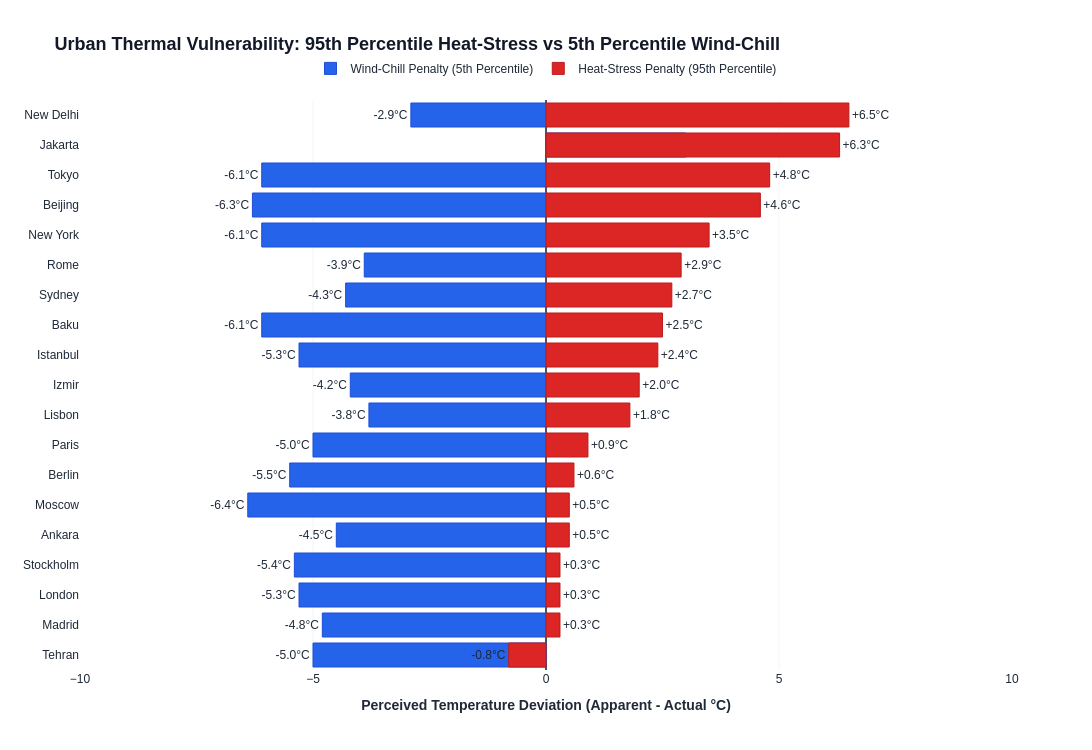

Source (notebook cell):
### Code cell
# Query P95 Heat-Stress and P05 Wind-Chill per Metropolis
sql_city_extremes = """
WITH deltas AS (
    SELECT 
        city,
        apparent_temperature - temperature_2m AS delta
    FROM weather_data
    WHERE year BETWEEN 2017 AND 2025
)
SELECT 
    city,
    ROUND(QUANTILE_CONT(delta, 0.95), 2) AS p95_heat_stress,
    ROUND(QUANTILE_CONT(delta, 0.05), 2) AS p05_wind_chill,
    ROUND(MAX(delta), 2) AS max_heat_spike,
    ROUND(MIN(delta), 2) AS max_cold_drop
FROM deltas
GROUP BY city
ORDER BY p95_heat_stress ASC
"""

df_extremes = duckdb.sql(sql_city_extremes).df()

# Horizontal Diverging Bar Chart
fig_bars = go.Figure()

# Wind Chill (P05) - Negative Delta
fig_bars.add_trace(go.Bar(
    y=df_extremes["city"],
    x=df_extremes["p05_wind_chill"],
    name="Wind-Chill Penalty (5th Percentile)",
    orientation="h",
    marker=dict(color="#2563eb", line=dict(width=1, color="#1d4ed8")),
    text=df_extremes["p05_wind_chill"].apply(lambda x: f"{x:+.1f}°C"),
    textposition="outside"
))

# Heat Stress (P95) - Positive Delta
fig_bars.add_trace(go.Bar(
    y=df_extremes["city"],
    x=df_extremes["p95_heat_stress"],
    name="Heat-Stress Penalty (95th Percentile)",
    orientation="h",
    marker=dict(color="#dc2626", line=dict(width=1, color="#b91c1c")),
    text=df_extremes["p95_heat_stress"].apply(lambda x: f"{x:+.1f}°C"),
    textposition="outside"
))

fig_bars.update_layout(
    template="plotly_white",
    width=1150,
    height=750,
    barmode="overlay",
    font=dict(family="Arial, sans-serif", size=12, color="#1f2937"),
    title="<b>Urban Thermal Vulnerability: 95th Percentile Heat-Stress vs 5th Percentile Wind-Chill</b>",
    title_font=dict(size=18, color="#111827"),
    xaxis=dict(
        title="<b>Perceived Temperature Deviation (Apparent - Actual °C)</b>",
        range=[-10, 10],
        zeroline=True,
        zerolinewidth=2,
        zerolinecolor="#475569",
        showgrid=True,
        gridcolor="#f1f5f9"
    ),
    yaxis=dict(title=None, showgrid=False),
    legend=dict(
        orientation="h",
        yanchor="bottom",
        y=1.03,
        xanchor="center",
        x=0.5
    )
)

fig_bars.show(config=config)

### Figure 1 — Plotly figure (JSON) as saved in the notebook; plotly's stock layout.template omitted (floating-point values rounded to 4 significant figures)
{"data": [{"marker": {"color": "#2563eb", "line": {"color": "#1d4ed8", "width": 1}}, "name": "Wind-Chill Penalty (5th Percentile)", "orientation": "h", "text": ["-5.0°C", "-4.8°C", "-5.3°C", "-5.4°C", "-4.5°C", "-6.4°C", "-5.5°C", "-5.0°C", "-3.8°C", "-4.2°C", "-5.3°C", "-6.1°C", "-4.3°C", "-3.9°C", "-6.1°C", "-6.3°C", "-6.1°C", "+3.0°C", "-2.9°C"], "textposition": "outside", "type": "bar", "x": [-5.0, -4.8, -5.3, -5.4, -4.5, -6.4, -5.5, -5.0, -3.8, -4.2, -5.3, -6.1, -4.3, -3.9, -6.1, -6.3, -6.1, 3.0, -2.9], "y": ["Tehran", "Madrid", "London", "Stockholm", "Ankara", "Moscow", "Berlin", "Paris", "Lisbon", "Izmir", "Istanbul", "Baku", "Sydney", "Rome", "New York", "Beijing", "Tokyo", "Jakarta", "New Delhi"]}, {"marker": {"color": "#dc2626", "line": {"color": "#b91c1c", "width": 1}}, "name": "Heat-Stress Penalty (95th Percentile)", "orientation": "h", "text": ["-0.8°C", "+0.3°C", "+0.3°C", "+0.3°C", "+0.5°C", "+0.5°C", "+0.6°C", "+0.9°C", "+1.8°C", "+2.0°C", "+2.4°C", "+2.5°C", "+2.7°C", "+2.9°C", "+3.5°C", "+4.6°C", "+4.8°C", "+6.3°C", "+6.5°C"], "textposition": "outside", "type": "bar", "x": [-0.8, 0.3, 0.3, 0.3, 0.5, 0.5, 0.6, 0.9, 1.8, 2.0, 2.4, 2.5, 2.7, 2.9, 3.5, 4.6, 4.8, 6.3, 6.5], "y": ["Tehran", "Madrid", "London", "Stockholm", "Ankara", "Moscow", "Berlin", "Paris", "Lisbon", "Izmir", "Istanbul", "Baku", "Sydney", "Rome", "New York", "Beijing", "Tokyo", "Jakarta", "New Delhi"]}], "layout": {"barmode": "overlay", "font": {"color": "#1f2937", "family": "Arial, sans-serif", "size": 12}, "height": 750, "legend": {"orientation": "h", "x": 0.5, "xanchor": "center", "y": 1.03, "yanchor": "bottom"}, "title": {"font": {"color": "#111827", "size": 18}, "text": "<b>Urban Thermal Vulnerability: 95th Percentile Heat-Stress vs 5th Percentile Wind-Chill</b>"}, "width": 1150, "xaxis": {"gridcolor": "#f1f5f9", "range": [-10, 10], "showgrid": true, "title": {"text": "<b>Perceived Temperature Deviation (Apparent - Actual °C)</b>"}, "zeroline": true, "zerolinecolor": "#475569", "zerolinewidth": 2}, "yaxis": {"showgrid": false, "title": {}}}}
